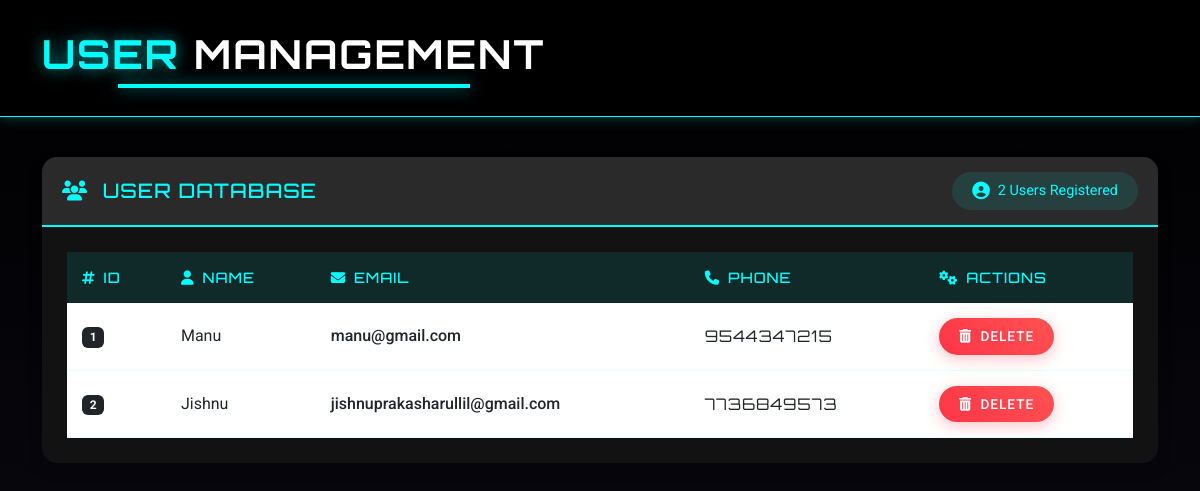
Screenshot of /user_list/ with the database file from the repository.
### cinemaapp/models.py (models this page shows)
class Register(models.Model):
    name=models.CharField(max_length=30)
    email=models.EmailField(unique=True)
    phone=models.IntegerField()
    password=models.CharField(max_length=50)

### cinemaapp/views.py (the view)
# urls.py: path('user_list/', views.user_list, name='user_list'),
def user_list(request):
    users = Register.objects.all()
    return render(request,'user_list.html', {'users':users})

### cinemaapp/templates/user_list.html (shortened to what this page needs)
<!DOCTYPE html>
<html lang="en">
<head>
    <link href="https://cdn.jsdelivr.net/npm/bootstrap@5.3.0/dist/css/bootstrap.min.css" rel="stylesheet">
    <link rel="stylesheet" href="https://cdnjs.cloudflare.com/ajax/libs/font-awesome/6.4.0/css/all.min.css">
</head>
<body>
    <div class="header">
        <div class="container">
            <h1 class="page-title text-center"><span>USER</span> MANAGEMENT</h1>
        </div>
    </div>
    <div class="container">
        <div class="row">
            <div class="col-12">
                <div class="card shadow">
                    <div class="card-header">
                        <h5><i class="fas fa-users me-2"></i> USER DATABASE</h5>
                        <div class="user-count">
                            <i class="fas fa-user-circle"></i>
                            <span>{% if users %}{{ users|length }} {% else %}0{% endif %} Users Registered</span>
                        </div>
                    </div>
                    <div class="card-body">
                        <div class="table-responsive">
                            <table class="table">
                                <thead>
                                    <tr>
                                        <th scope="col"><i class="fas fa-hashtag me-2"></i>ID</th>
                                        <th scope="col"><i class="fas fa-user me-2"></i>Name</th>
                                        <th scope="col"><i class="fas fa-envelope me-2"></i>Email</th>
                                        <th scope="col"><i class="fas fa-phone me-2"></i>Phone</th>
                                        <th scope="col"><i class="fas fa-cogs me-2"></i>Actions</th>
                                    </tr>
                                </thead>
                                <tbody>
                                    {% for user in users %}
                                    <tr>
                                        <td data-label="ID"><span class="badge bg-dark">{{ forloop.counter }}</span></td>
                                        <td data-label="Name">{{ user.name }}</td>
                                        <td data-label="Email" class="email-cell">{{ user.email }}</td>
                                        <td data-label="Phone" class="phone-cell">{{ user.phone }}</td>
                                        <td data-label="Actions">
                                            <div class="d-flex gap-2">
                                                <form action="{% url 'delete_user' user.id %}" method="post" style="display: inline;">
                                                    <button type="submit" class="btn btn-sm delete-btn" onclick="return confirm('Are you sure you want to delete this user?')">
                                                        <i class="fas fa-trash-alt me-1"></i> Delete
                                                    </button>
                                                </form>
                                            </div>
                                        </td>
                                    </tr>
                                    {% endfor %}
                                </tbody>
                            </table>
                        </div>
                    </div>
                </div>
            </div>
        </div>
    </div>
</body>
</html>

### cinemaapp/templates/user_list.html (style rules this page uses)
:root { --electric-blue: #00FFFF; --dark-blue: #0066CC; --black: #000000; --dark-gray: #121212; --medium-gray: #2a2a2a; --light-blue-glow: 0 0 15px rgba(0, 255, 255, 0.6); }
body { background-color: var(--black); background-image: linear-gradient(to bottom, #000000, #0a0a14); color: white; font-family: 'Roboto', sans-serif; min-height: 100vh; }
.header { padding: 30px 0; background: rgba(0, 0, 0, 0.7); border-bottom: 1px solid var(--electric-blue); margin-bottom: 40px; box-shadow: 0 3px 10px rgba(0, 255, 255, 0.2); }
.page-title { font-family: 'Orbitron', sans-serif; color: white; font-weight: 700; letter-spacing: 2px; position: relative; display: inline-block; }
.page-title::after { content: ''; position: absolute; width: 70%; height: 4px; background-color: var(--electric-blue); bottom: -10px; left: 15%; box-shadow: var(--light-blue-glow); }
.page-title span { color: var(--electric-blue); text-shadow: var(--light-blue-glow); }
.card { background-color: var(--dark-gray); border: none; border-radius: 15px; overflow: hidden; box-shadow: 0 10px 30px rgba(0, 0, 0, 0.5); transition: transform 0.3s, box-shadow 0.3s; margin-bottom: 30px; }
.card-header { background-color: var(--medium-gray); border-bottom: 2px solid var(--electric-blue); padding: 15px 20px; display: flex; justify-content: space-between; align-items: center; }
.card-header h5 { margin: 0; color: var(--electric-blue); font-family: 'Orbitron', sans-serif; letter-spacing: 1px; }
.card-body { padding: 25px; }
.table { color: white; border-color: rgba(0, 255, 255, 0.1); margin-bottom: 0; }
.table thead th { background-color: rgba(0, 255, 255, 0.1); color: var(--electric-blue); font-family: 'Orbitron', sans-serif; font-weight: 500; letter-spacing: 1px; text-transform: uppercase; font-size: 0.9rem; border-bottom: none; padding: 15px; }
.table tbody tr { transition: background-color 0.2s; border-bottom: 1px solid rgba(0, 255, 255, 0.1); }
.table td, .table th { padding: 15px; vertical-align: middle; }
.btn { border-radius: 50px; padding: 8px 20px; font-size: 0.85rem; text-transform: uppercase; letter-spacing: 1px; font-weight: 500; transition: all 0.3s; }
.delete-btn { background: linear-gradient(45deg, #FF3547, #FF5252); color: white; border: none; box-shadow: 0 4px 15px rgba(255, 53, 71, 0.3); }
.user-count { background-color: rgba(0, 255, 255, 0.1); border-radius: 50px; padding: 8px 20px; font-size: 0.9rem; color: var(--electric-blue); display: inline-flex; align-items: center; gap: 8px; }
.user-count i { font-size: 1.1rem; }
.email-cell { color: var(--electric-blue); font-weight: 500; }
.phone-cell { font-family: 'Orbitron', sans-serif; letter-spacing: 1px; }

### rows the page displays
Register: name "Manu", email "manu@gmail.com", phone "9544347215"
Register: name "Jishnu", email "jishnuprakasharullil@gmail.com", phone "7736849573"

### other values shown
{{ users|length }} "2"
